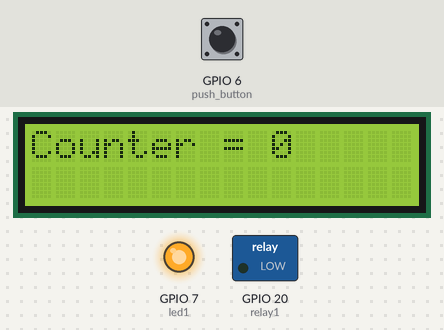
A program run on a simulated Raspberry Pi (BCM pin numbers). On the bench: 16×2 character LCD, switched loads named in the program (green lamp = pin HIGH), output pins drawn as LEDs (lit = HIGH). Inputs (shaded band) come from the test bench; at power-on: GPIO 6 (push_button) HIGH. What the program prints to the terminal is not drawn.

Above: at 1.2 s.
1.3 s: GPIO 6 (push_button) pulled LOW for 0.15 s
At 1.9 s:
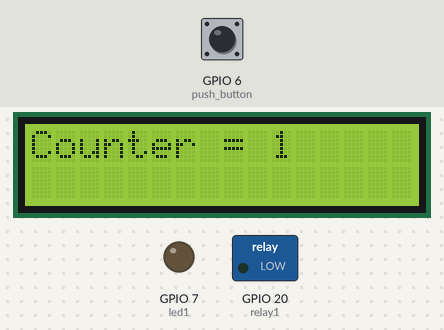
2.9 s: GPIO 6 (push_button) pulled LOW for 1 s
At 3.7 s:
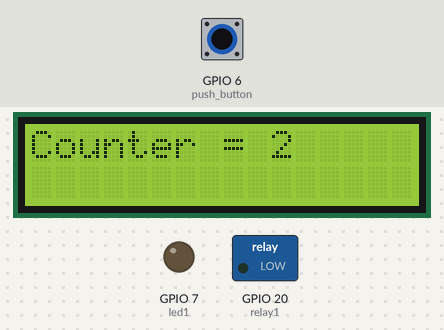
5.4 s: GPIO 6 (push_button) pulled LOW for 0.15 s
At 6.6 s:
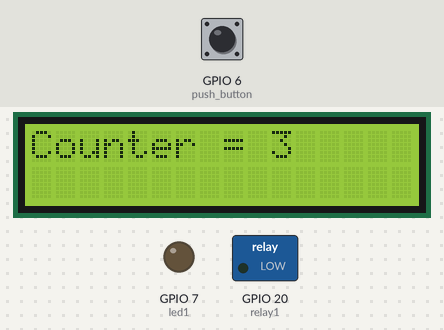
7.0 s: GPIO 6 (push_button) pulled LOW for 1 s
At 8.1 s:
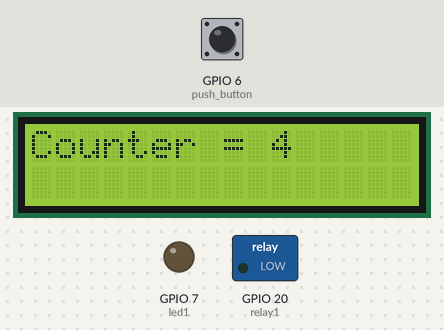
9.5 s: GPIO 6 (push_button) pulled LOW for 3.2 s
At 10.6 s:
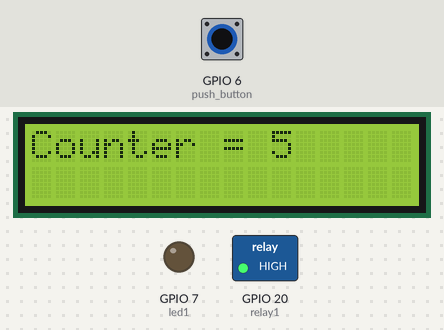
14.2 s: GPIO 6 (push_button) pulsed LOW 5 times (0.12 s each, 0.3 s apart)
At 14.38 s:
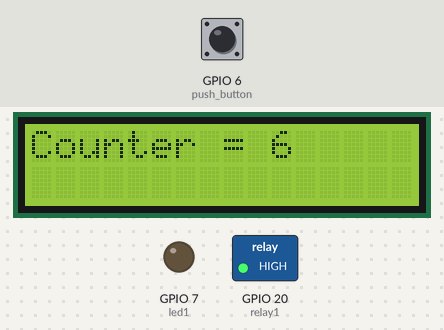
Timing chart, 0 to 17.2 s (numbered marks = the images above; inputs shaded):
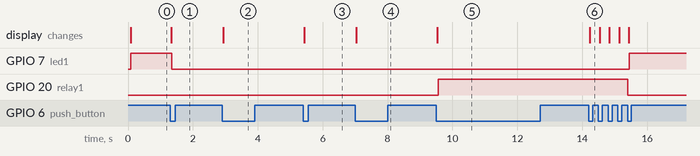

Measured:
- after the input at 1.3 s, GPIO 7 (led1): HIGH → LOW after 0.06 s; the display: changes at once (image 1)
- after the input at 2.9 s, the display: changes at once (image 2)
- after the input at 5.4 s, the display: changes at once (image 3)
- after the input at 7.0 s, the display: changes at once (image 4)
- after the input at 9.5 s, GPIO 20 (relay1): LOW → HIGH after 0.06 s; the display: changes at once (image 5)
- after the input at 14.2 s, GPIO 7 (led1): LOW → HIGH after 1.3 s; GPIO 20 (relay1): HIGH → LOW after 1.2 s; the display: changes at once (image 6)

The program:

5_Integrating_LCD_Debounce.py
```python
from gpiozero import LED, Button
from signal import pause
import smbus2
import time

# --------------------------------------------------
# GPIO CONFIGURATION
# --------------------------------------------------

# LED1
led1 = LED(7)

# Relay1
relay1 = LED(20)

# Push Button with debounce
push_button = Button(6, bounce_time=0.1)

# --------------------------------------------------
# LCD I2C CONFIGURATION
# --------------------------------------------------

LCD_ADDR = 0x27
bus = smbus2.SMBus(1)

LCD_CHR = 1
LCD_CMD = 0

LCD_LINE_1 = 0x80
LCD_LINE_2 = 0xC0

LCD_BACKLIGHT = 0x08
ENABLE = 0b00000100

# --------------------------------------------------
# LCD FUNCTIONS
# --------------------------------------------------

def lcd_toggle(bits):
    time.sleep(0.0005)
    bus.write_byte(LCD_ADDR, bits | ENABLE)
    time.sleep(0.0005)
    bus.write_byte(LCD_ADDR, bits & ~ENABLE)

def lcd_write(bits, mode):
    high = mode | (bits & 0xF0) | LCD_BACKLIGHT
    low = mode | ((bits << 4) & 0xF0) | LCD_BACKLIGHT

    bus.write_byte(LCD_ADDR, high)
    lcd_toggle(high)

    bus.write_byte(LCD_ADDR, low)
    lcd_toggle(low)

def lcd_init():
    lcd_write(0x33, LCD_CMD)
    lcd_write(0x32, LCD_CMD)
    lcd_write(0x06, LCD_CMD)
    lcd_write(0x0C, LCD_CMD)
    lcd_write(0x28, LCD_CMD)
    lcd_write(0x01, LCD_CMD)
    time.sleep(0.005)

def lcd_text(message, line):
    message = message.ljust(16, " ")
    lcd_write(line, LCD_CMD)

    for char in message:
        lcd_write(ord(char), LCD_CHR)

# --------------------------------------------------
# COUNTER SYSTEM
# --------------------------------------------------

counter = 0

def update_outputs():
    global counter

    # LCD always displays current counter value
    lcd_text(f"Counter = {counter}", LCD_LINE_1)

    # Requirement 4 & 5:
    # LED1 ON only when counter = 0
    if counter == 0:
        led1.on()
    else:
        led1.off()

    # Requirement 2:
    # Relay1 ON when counter reaches 5
    if counter >= 5:
        relay1.on()
    else:
        relay1.off()

def button_pressed():
    global counter

    counter += 1

    print(f"Counter = {counter}")

    # Requirement 3:
    # When counter reaches 10:
    # Relay1 OFF and counter reset to 0
    if counter >= 10:
        relay1.off()
        counter = 0
        print("Counter reached 10 -> Reset to 0")

    update_outputs()

# --------------------------------------------------
# INITIALIZATION
# --------------------------------------------------

lcd_init()

relay1.off()

update_outputs()

push_button.when_pressed = button_pressed

print("System Ready")
print("Press Push Button to increment counter")

# --------------------------------------------------
# MAIN LOOP
# --------------------------------------------------

pause()
```
